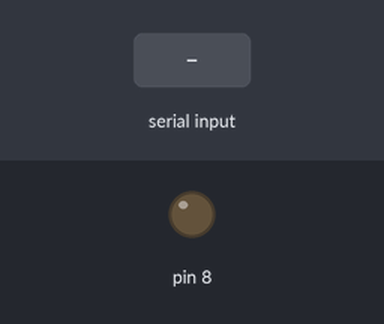
The sketch below on a simulated Arduino Uno, built with avr-gcc and run on an emulated ATmega328P. On the bench: output pins drawn as LEDs (lit = HIGH). The test bench sets the inputs (shaded band).

Above: at 1.2 s.
1.3 s: "a" received over Serial
At 2.2 s:
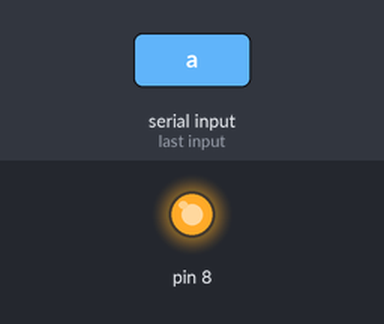
2.8 s: "b" received over Serial
At 3.4 s:
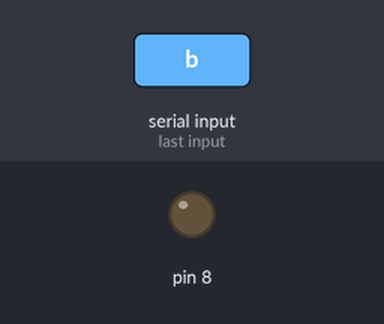
4.3 s: "A" received over Serial
At 5.7 s:
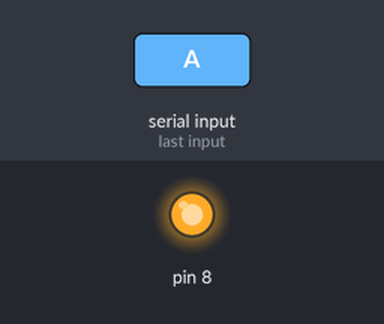
Timing chart, 0 to 7.3 s (numbered marks = the images above; inputs shaded):
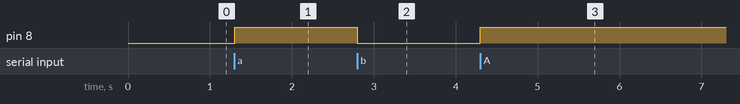

The sketch:

Blinky.ino
```cpp
void setup() {
  // put your setup code here, to run once:
  Serial.begin(9600);
  pinMode(8, OUTPUT);
}

void loop() {
  // put your main code here, to run repeatedly:
  if (Serial.available()) {
    char a = Serial.read();
    if (a == 'a' || a == 'A') {
      digitalWrite(8, HIGH);
    } else if (a == 'b' || a == 'B') {
      digitalWrite(8, LOW);
    }
  }
}
```

Measured:
- after the input at 1.3 s, pin 8: LOW → HIGH at once
- after the input at 2.8 s, pin 8: HIGH → LOW at once
- after the input at 4.3 s, pin 8: LOW → HIGH at once
